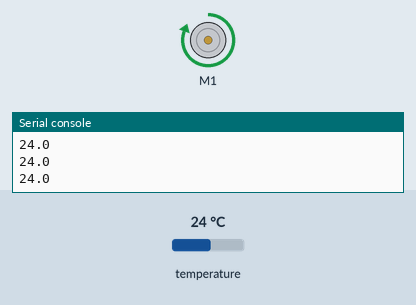
Bench run of a program on a simulated Raspberry Pi Pico running MicroPython. On the bench: DC motor (green arrow = forward, orange = backward, longer = faster), the last lines printed to the serial console. Inputs (shaded band) come from the test bench; at power-on: temperature 24 °C.

Above: at 1.2 s.
1.3 s: temperature set to 20.7 °C
2.8 s: temperature set to 19.1 °C
At 3.5 s:
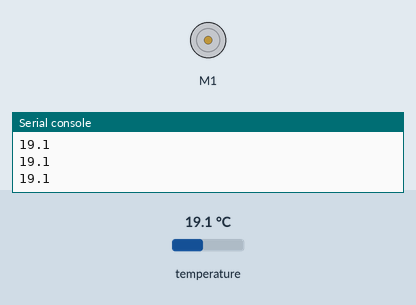
4.3 s: temperature set to 28 °C
At 4.6 s:
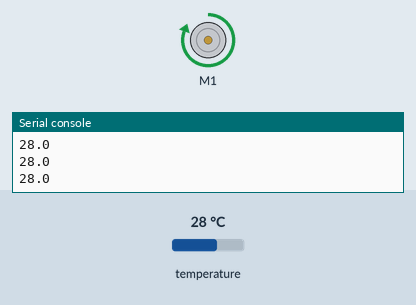
5.8 s: temperature set to 12 °C
At 6.8 s:
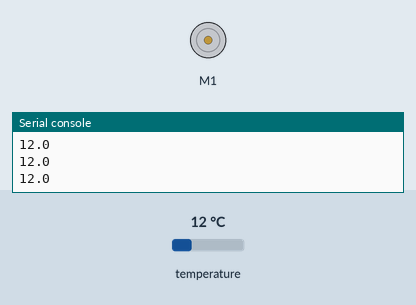
Timing chart, 0 to 8.3 s (numbered marks = the images above; inputs shaded):
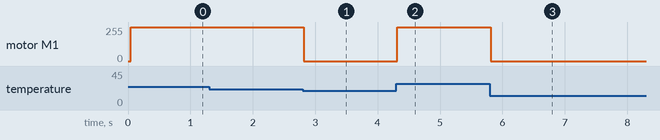

The program:

smart_cooler_v2.py
```python
from machine import Pin, I2C
from picobricks import MotorDriver, SHTC3
import utime

LIMIT_TEMPERATURE = 20 #define the limit temperature

i2c = I2C(0, scl=Pin(5), sda=Pin(4))   # Init I2C using pins
motor = MotorDriver(i2c)
shtc_sensor = SHTC3(i2c)

motor.dc(1,0,0)

while True:
	temp = shtc_sensor.temperature()
	print(temp)
	if temp >= LIMIT_TEMPERATURE:    #operate if the room temperature is higher than the limit temperature
		motor.dc(1,255,0)
	else:
		motor.dc(1,0,0)
```

Measured:
- the behaviour switches between 20 and 19.9 °C on temperature (found by bisection; images 0 and 1)
- after the input at 2.8 s, motor M1: forward 255/255 → stopped at once
- after the input at 4.3 s, motor M1: stopped → forward 255/255 at once
- after the input at 5.8 s, motor M1: forward 255/255 → stopped at once
